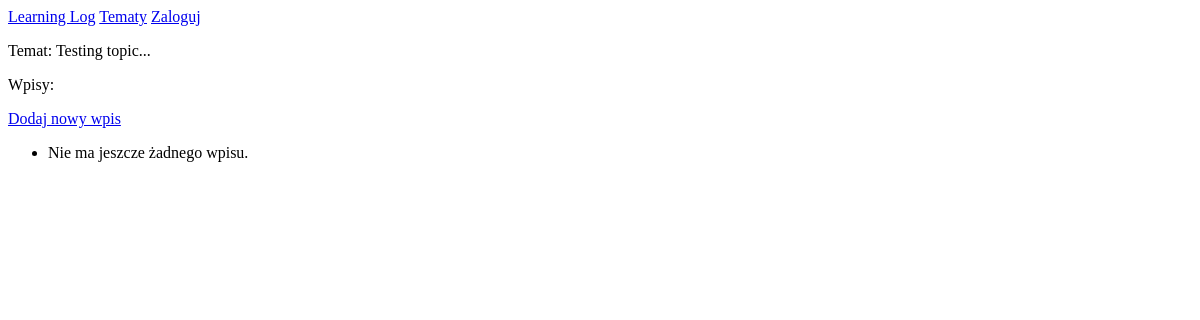
/topics/1, run on an earlier commit of the app's database.
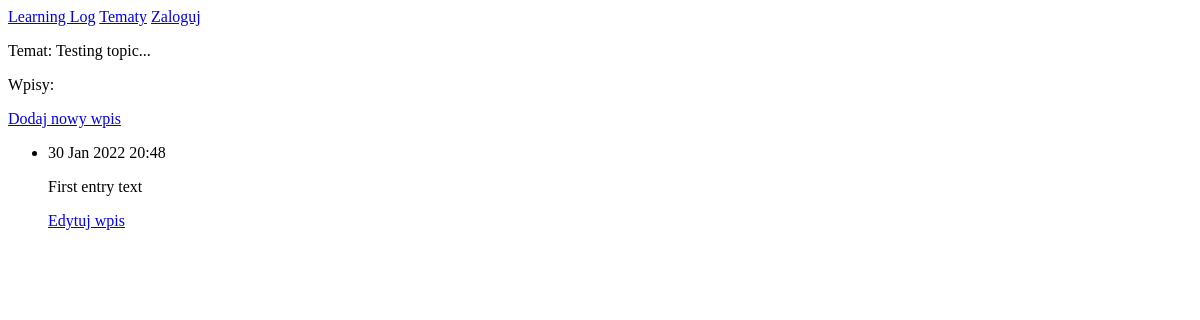
And on a later commit of the database.
### learning_logs/models.py (models this page shows, shortened)
class Topic(models.Model):
    text = models.CharField(max_length=200) #pole text czyli nazwa tematu, Charfield określa max długość znaków
    date_added = models.DateTimeField(auto_now_add=True) #pole data określone po aktualnej dacie i godzinie dodania
    def __str__(self):
        return self.text

class Entry(models.Model):
    topic = models.ForeignKey(Topic, on_delete=models.CASCADE) #ForeignKey pozwala przypisywać entry do Topic, page 508
    text = models.TextField() #pole tekstowe dla treści wpisu
    date_added = models.DateTimeField(auto_now_add=True) #data utworzenia wpisu
    class Meta: #Meta przechowuje informacje dodatkowe dla modelu Entry, użycie formy entries podczas odwoływania się do więcej niż tylko jednego wpisu.
        verbose_name_plural = 'entries'

### learning_logs/views.py (the view)
# urls.py: path('topics/<int:topic_id>', views.topic, name="topic"),
def topic(request, topic_id): #topic_id przechwytuje <int:topic_id>
    topic = Topic.objects.get(id=topic_id) #funkcja get pobiera temat do topic_id przekazane zostaje id tematu
    entries = topic.entry_set.order_by('-date_added') #Pobranie wpisów powiązanych z tematem z sortowaniem odwrotnym
    context = {'topic': topic, 'entries': entries}
    return render(request, 'learning_logs/topic.html', context)

### learning_logs/templates/learning_logs/topic.html
{% extends "learning_logs/base.html" %}
{% block content %}
    <p>Temat: {{ topic }}</p>
    <p>Wpisy:</p>
    <p>
        <a href="{% url 'learning_logs:new_entry' topic.id %}">Dodaj nowy wpis</a>
    </p>
    <ul>
    {% for entry in entries %}
        <li>
            <p>{{ entry.date_added|date:'d M Y H:i' }}</p>
            <p>{{ entry.text|linebreaks }}</p>
            <p>
                <a href="{% url 'learning_logs:edit_entry' entry.id %}">Edytuj wpis</a>
            </p>
        </li>
    {% empty %}
        <li>
            Nie ma jeszcze żadnego wpisu.
        </li>
    {% endfor %}
    </ul>
{% endblock content %}

### learning_logs/templates/learning_logs/base.html
<p>
    <a href="{% url 'learning_logs:index' %}">Learning Log</a>
    <a href="{% url 'learning_logs:topics' %}">Tematy</a>
    {% if user.is_authenticated %}
       Witaj, {{ user.username }}.
       <a href="{% url 'users:logout' %}">Wyloguj</a>
    {% else %}
       <a href="{% url 'users:login' %}">Zaloguj</a>
    {% endif %}
</p>
{% block content %} {% endblock content %}

What changed in the data, as far as the page shows it:
added Entry: date_added "30 Jan 2022 20:48", text "First entry text"
Also different on the page:
text no longer shown: "Nie ma jeszcze żadnego wpisu."
